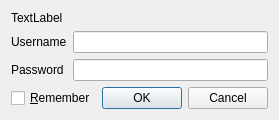
<?xml version="1.0" encoding="UTF-8"?>
<ui version="4.0">
 <class>LoginDialog</class>
 <widget class="QDialog" name="LoginDialog">
  <property name="geometry">
   <rect>
    <x>0</x>
    <y>0</y>
    <width>256</width>
    <height>112</height>
   </rect>
  </property>
  <property name="windowTitle">
   <string>Proxy Authentication</string>
  </property>
  <layout class="QGridLayout" name="gridLayout">
   <item row="0" column="0" colspan="3">
    <widget class="QLabel" name="lblMessage">
     <property name="text">
      <string>TextLabel</string>
     </property>
    </widget>
   </item>
   <item row="1" column="0">
    <widget class="QLabel" name="label_2">
     <property name="text">
      <string>Username</string>
     </property>
    </widget>
   </item>
   <item row="1" column="1" colspan="2">
    <widget class="QLineEdit" name="txtUsername"/>
   </item>
   <item row="2" column="0">
    <widget class="QLabel" name="label_3">
     <property name="text">
      <string>Password</string>
     </property>
    </widget>
   </item>
   <item row="2" column="1" colspan="2">
    <widget class="QLineEdit" name="txtPassword">
     <property name="echoMode">
      <enum>QLineEdit::Password</enum>
     </property>
    </widget>
   </item>
   <item row="3" column="0" colspan="2">
    <widget class="QCheckBox" name="cbRemeber">
     <property name="text">
      <string>&amp;Remember</string>
     </property>
     <property name="shortcut">
      <string>R</string>
     </property>
    </widget>
   </item>
   <item row="3" column="2">
    <widget class="QDialogButtonBox" name="buttonBox">
     <property name="orientation">
      <enum>Qt::Horizontal</enum>
     </property>
     <property name="standardButtons">
      <set>QDialogButtonBox::Cancel|QDialogButtonBox::Ok</set>
     </property>
    </widget>
   </item>
  </layout>
 </widget>
 <resources/>
 <connections>
  <connection>
   <sender>buttonBox</sender>
   <signal>accepted()</signal>
   <receiver>LoginDialog</receiver>
   <slot>accept()</slot>
   <hints>
    <hint type="sourcelabel">
     <x>248</x>
     <y>254</y>
    </hint>
    <hint type="destinationlabel">
     <x>157</x>
     <y>274</y>
    </hint>
   </hints>
  </connection>
  <connection>
   <sender>buttonBox</sender>
   <signal>rejected()</signal>
   <receiver>LoginDialog</receiver>
   <slot>reject()</slot>
   <hints>
    <hint type="sourcelabel">
     <x>316</x>
     <y>260</y>
    </hint>
    <hint type="destinationlabel">
     <x>286</x>
     <y>274</y>
    </hint>
   </hints>
  </connection>
 </connections>
</ui>
